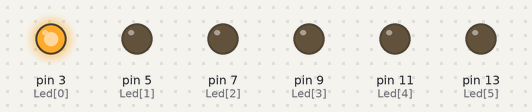
Simulated run of this sketch. Board: Arduino Uno, built with avr-gcc and run on an emulated ATmega328P. Shown: output pins drawn as LEDs (lit = HIGH).

Above: at 0.2 s.
At 1.7 s:
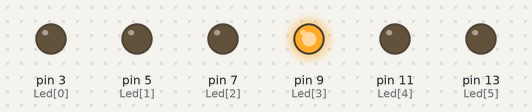
At 2.2 s:
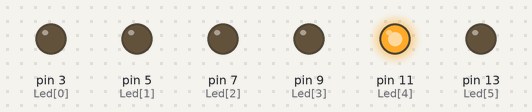
At 3.0 s:
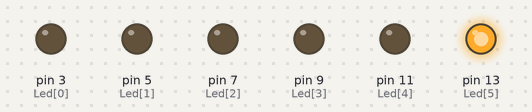
At 5.2 s:
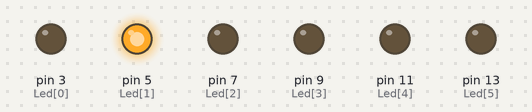
At 7.2 s:
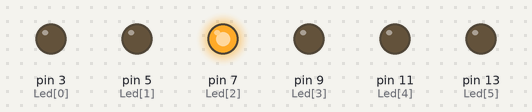
Timing chart, 0 to 7.8 s (numbered marks = the images above):
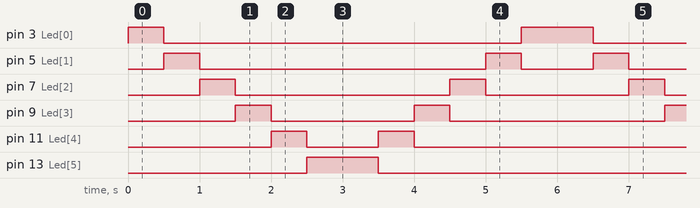

Measured:
- by itself, pin 3 (Led[0]): repeats every 6.0 s: LOW 5.0 s, HIGH 1.0 s
- by itself, pin 5 (Led[1]): repeats every 6.0 s: LOW 4.0 s, HIGH 0.50 s, LOW 1.0 s, HIGH 0.50 s
- by itself, pin 7 (Led[2]): repeats every 6.0 s: LOW 3.0 s, HIGH 0.50 s, LOW 2.0 s, HIGH 0.50 s
- by itself, pin 9 (Led[3]): repeats every 6.0 s: LOW 2.0 s, HIGH 0.50 s, LOW 3.0 s, HIGH 0.50 s
- by itself, pin 11 (Led[4]): repeats every 6.0 s: LOW 1.0 s, HIGH 0.50 s, LOW 4.0 s, HIGH 0.50 s
- by itself, pin 13 (Led[5]): alternates HIGH for 1.0 s and LOW for 5.0 s

The sketch:

P3-6_Leds_Q4.ino
```cpp
// Croquis P3-6_Leds_Q4.ino

//----- CONSTANTES -----
int Led[] = {3,5,7,9,11,13};

//----- VARIABLES -----
int tempsLed = 500; // Temps d'attente

//----- PROCEDURE D'INITIALISATION -----
void setup() { // Toutes les lignes en sortie
for (int indice = 0 ; indice <= 5 ; indice++) {
  pinMode(Led[indice], OUTPUT);
}
}

//----- BOUCLE PRINCIPALE -----
void loop(){
for (int indice = 0 ; indice <= 5 ; indice++) {
  digitalWrite(Led[indice], HIGH); // LED indice allumée
  delay(tempsLed); // Attente de tempsLed millisecondes
  digitalWrite(Led[indice], LOW);  // LED indice éteinte
}

for (int indice = 5 ; indice >= 0 ; indice--) {
  digitalWrite(Led[indice], HIGH); // LED indice allumée
  delay(tempsLed); // Attente de tempsLed millisecondes
  digitalWrite(Led[indice], LOW);  // LED indice éteinte
}
}
```
